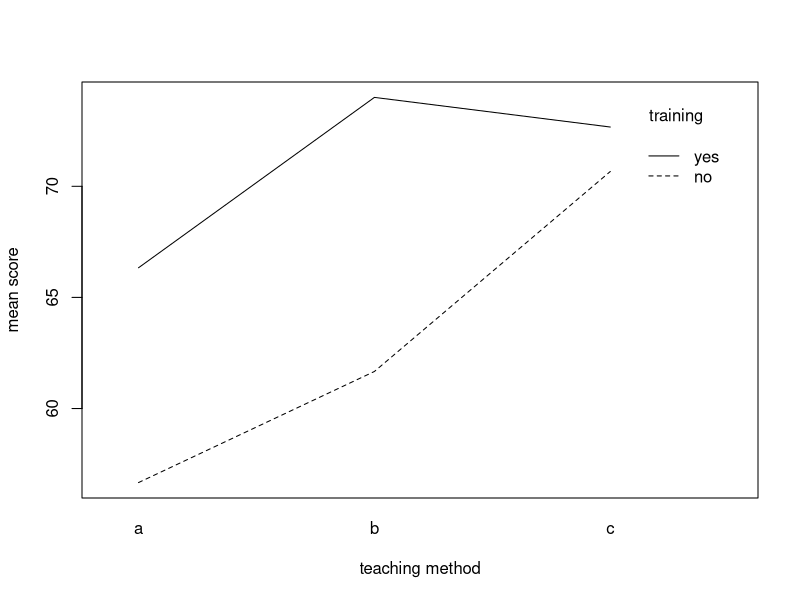

R code for this plot:
# title
# design of experiments lab assignment two

# question one
# use toothgrowth data to study the effect of supplement and dose on tooth length
# test the effect of dose alone
# test whether supplement effect depends on dose
# compare the models

# introduction
# two way anova is used to study the effects of two factors on a response variable
# the response variable is tooth length
# the factors are supplement type and dose

# data overview

data_one <- ToothGrowth

data_one$supp <- factor(data_one$supp)
data_one$dose <- factor(data_one$dose)

print("data overview")
print(head(data_one))
print(summary(data_one))

# model without interaction

model_add <- aov(len ~ supp + dose, data = data_one)

print("anova without interaction")
print(summary(model_add))

# model with interaction

model_int <- aov(len ~ supp * dose, data = data_one)

print("anova with interaction")
print(summary(model_int))

# interpretation of dose

p_dose <- summary(model_add)[[1]]["dose", "Pr(>F)"]

if (p_dose < 0.05) {
  print("dose has a significant effect on tooth length")
} else {
  print("dose does not have a significant effect on tooth length")
}

# interpretation of interaction

p_interaction <- summary(model_int)[[1]]["supp:dose", "Pr(>F)"]

if (p_interaction < 0.05) {
  print("the effect of supplement depends significantly on dose")
} else {
  print("the effect of supplement does not depend significantly on dose")
}

# model comparison

print("comparison of the two models")
print(anova(model_add, model_int))

# tukey test for dose

print("tukey test for dose")
print(TukeyHSD(model_add, "dose"))

# critical difference for dose

mse <- summary(model_add)[[1]]["Residuals", "Mean Sq"]
error_df <- summary(model_add)[[1]]["Residuals", "Df"]
n <- 20

critical_difference <- qt(0.975, error_df) * sqrt(2 * mse / n)

print("critical difference for dose")
print(critical_difference)

# dose means

dose_means <- with(data_one, tapply(len, dose, mean))

print("dose means")
print(dose_means)

# interpretation of critical difference

if (max(dose_means) - min(dose_means) > critical_difference) {
  print("at least one pair of dose means differs significantly")
} else {
  print("the dose means do not differ significantly based on the critical difference")
}

# conclusion
# the final conclusion is based on the dose p value and interaction p value
# a significant dose p value indicates that tooth length differs across dose levels
# a significant interaction p value indicates that supplement and dose work together


# question two
# study the effect of teaching method and prior training on test scores
# perform a two way anova including interaction
# state the hypotheses
# construct the anova table
# test the significance of each effect at the five percent level
# interpret the main effects and interaction
# explain why main effects need cautious interpretation when interaction is significant

# introduction
# the response variable is test score
# the two factors are teaching method and training
# each combination contains three observations in the supplied data

# data overview

data_two <- data.frame(
  method = factor(rep(c("a", "b", "c"), each = 6)),
  training = factor(rep(c("no", "yes"), each = 3, times = 3)),
  score = c(
    55, 57, 58,
    65, 67, 67,
    60, 62, 63,
    72, 74, 76,
    70, 72, 70,
    71, 73, 74
  )
)

print("data overview")
print(data_two)
print(summary(data_two))

# two way anova with interaction

model_two <- aov(score ~ method * training, data = data_two)

anova_two <- summary(model_two)[[1]]

print("anova table")
print(anova_two)

# hypotheses for teaching method
# null hypothesis
# all teaching method means are equal
# alternative hypothesis
# at least one teaching method mean is different

# hypotheses for training
# null hypothesis
# the two training means are equal
# alternative hypothesis
# the training means are different

# hypotheses for interaction
# null hypothesis
# there is no interaction between teaching method and training
# alternative hypothesis
# there is an interaction between teaching method and training

# significance of teaching method

p_method <- anova_two[1, "Pr(>F)"]

if (p_method < 0.05) {
  print("teaching method has a significant effect on test scores")
} else {
  print("teaching method does not have a significant effect on test scores")
}

# significance of training

p_training <- anova_two[2, "Pr(>F)"]

if (p_training < 0.05) {
  print("training has a significant effect on test scores")
} else {
  print("training does not have a significant effect on test scores")
}

# significance of interaction

p_method_training <- anova_two[3, "Pr(>F)"]

if (p_method_training < 0.05) {
  print("the interaction between teaching method and training is significant")
} else {
  print("the interaction between teaching method and training is not significant")
}

# cell means

cell_means <- with(
  data_two,
  tapply(score, list(method, training), mean)
)

print("cell means")
print(cell_means)

# interaction plot

interaction.plot(
  data_two$method,
  data_two$training,
  data_two$score,
  xlab = "teaching method",
  ylab = "mean score",
  trace.label = "training"
)

# interpretation of interaction

if (p_method_training < 0.05) {
  print("the effect of teaching method changes with training level")
  print("the main effects should be interpreted cautiously")
  print("the cell means should be examined when interpreting the results")
} else {
  print("the effect of teaching method does not significantly change with training level")
  print("the main effects can be interpreted separately")
}

# conclusion
# the anova results show whether teaching method training and their interaction
# significantly affect test scores
# when interaction is significant the combinations of the two factors
# should be considered instead of interpreting the main effects alone
